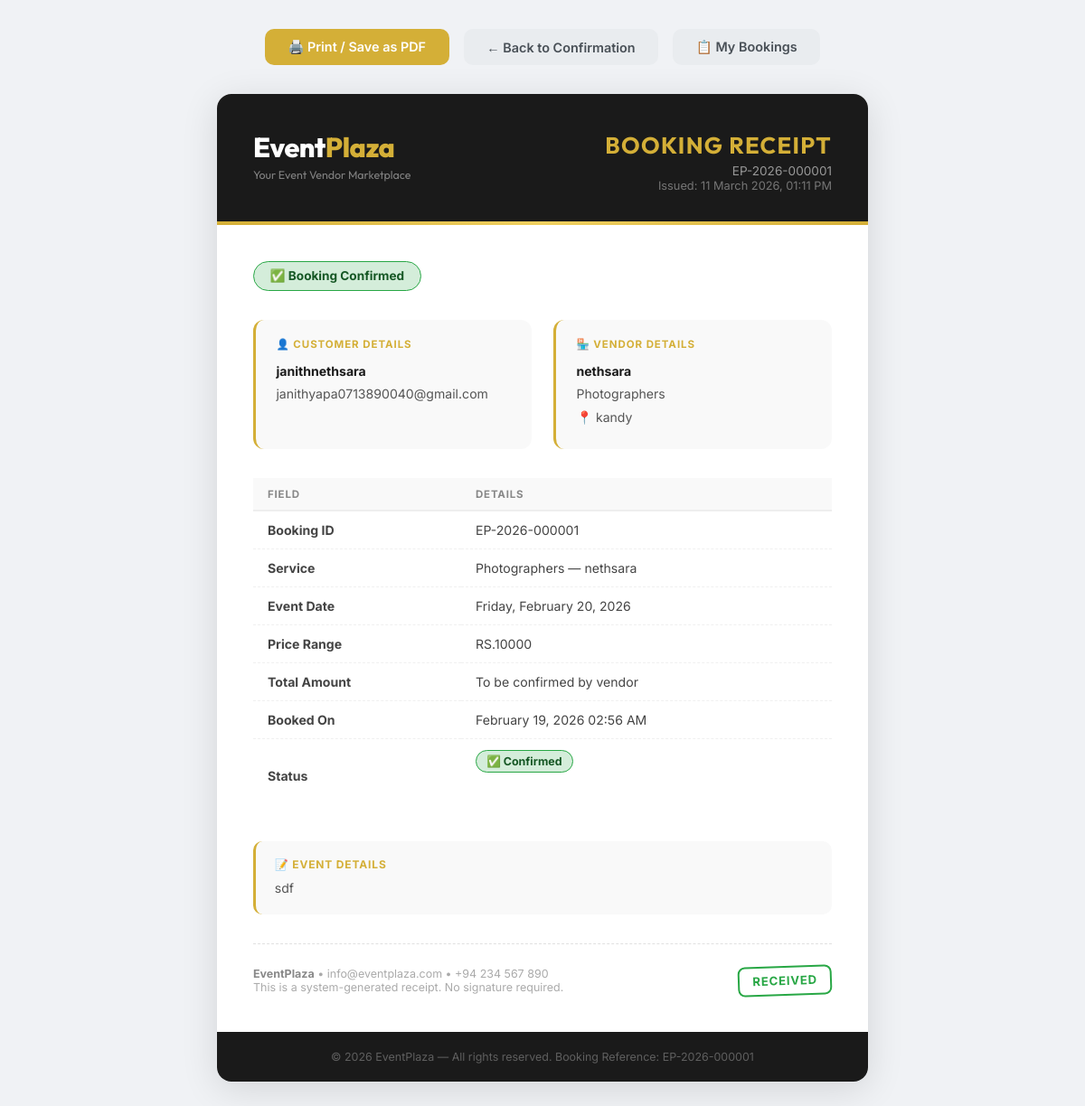
Screenshot of /receipt.php?booking_id=1 (signed in) with the database file from the repository.
### tables this page shows
CREATE TABLE `bookings` (
  `id` int(11) NOT NULL,
  `customer_id` int(11) NOT NULL,
  `vendor_id` int(11) NOT NULL,
  `event_date` date NOT NULL,
  `event_details` text DEFAULT NULL,
  `status` enum('pending','confirmed','completed','cancelled') DEFAULT 'pending',
  `total_price` decimal(10,2) DEFAULT NULL,
  `created_at` timestamp NOT NULL DEFAULT current_timestamp()
);

CREATE TABLE `users` (
  `id` int(11) NOT NULL,
  `username` varchar(50) NOT NULL,
  `email` varchar(100) NOT NULL,
  `password` varchar(255) NOT NULL,
  `role` enum('admin','vendor','customer') NOT NULL,
  `created_at` timestamp NOT NULL DEFAULT current_timestamp()
);

CREATE TABLE `vendors` (
  `id` int(11) NOT NULL,
  `user_id` int(11) NOT NULL,
  `category_id` int(11) NOT NULL,
  `business_name` varchar(100) NOT NULL,
  `description` text DEFAULT NULL,
  `price_range` varchar(50) DEFAULT NULL,
  `location` varchar(100) DEFAULT NULL,
  `profile_image` varchar(255) DEFAULT NULL,
  `is_verified` tinyint(1) DEFAULT 0,
  `availability_calendar` text DEFAULT NULL,
  `created_at` timestamp NOT NULL DEFAULT current_timestamp(),
  `phone` varchar(30) DEFAULT NULL,
  `website` varchar(255) DEFAULT NULL,
  `facebook` varchar(255) DEFAULT NULL,
  `instagram` varchar(255) DEFAULT NULL,
  `whatsapp` varchar(30) DEFAULT NULL,
  `years_exp` int(11) DEFAULT NULL,
  `events_done` int(11) DEFAULT NULL
);

CREATE TABLE `categories` (
  `id` int(11) NOT NULL,
  `name` varchar(100) NOT NULL,
  `image` varchar(255) DEFAULT NULL,
  `description` text DEFAULT NULL
);

### receipt.php (the view, shortened to what this page needs)
<?php
include 'includes/db.php';
$booking_id  = (int)$_GET['booking_id'];
$customer_id = (int)$_SESSION['user_id'];
$stmt = $pdo->prepare("
    SELECT b.*,
           v.business_name, v.location, v.price_range,
           c.name AS category_name,
           u.username AS customer_name, u.email AS customer_email
    FROM   bookings b
    JOIN   vendors   v ON b.vendor_id  = v.id
    JOIN   categories c ON v.category_id = c.id
    JOIN   users     u ON b.customer_id = u.id
    WHERE  b.id = ?
    AND   (b.customer_id = ? OR ? = 1)
");
$stmt->execute([$booking_id, $customer_id, (int)isAdmin()]);
$b = $stmt->fetch();
$receipt_no = 'EP-' . date('Y') . '-' . str_pad($booking_id, 6, '0', STR_PAD_LEFT);
$issued_on  = date('d F Y, h:i A');
?>
<!DOCTYPE html>
<html lang="en">
<head>
</head>
<body>
<div class="print-controls">
    <button onclick="window.print()" class="btn-print">
        🖨️ Print / Save as PDF
    </button>
    <a href="booking_confirm.php?booking_id=<?= $booking_id ?>" class="btn-back">
        ← Back to Confirmation
    </a>
    <a href="user/dashboard.php" class="btn-back">
        📋 My Bookings
    </a>
</div>
<div class="receipt">
    <div class="rcpt-header">
        <div class="rcpt-logo">
            Event<span>Plaza</span>
            <p>Your Event Vendor Marketplace</p>
        </div>
        <div class="rcpt-title-col">
            <div class="rcpt-title">Booking Receipt</div>
            <div class="rcpt-no"><?= $receipt_no ?></div>
            <div class="rcpt-date">Issued: <?= $issued_on ?></div>
        </div>
    </div>
    <div class="rcpt-divider"></div>
    <div class="rcpt-body">
        <?php
        $status_class = 'status-' . $b['status'];
        $status_icons = ['pending'=>'⏳','confirmed'=>'✅','completed'=>'🎉','cancelled'=>'❌'];
        $status_icon  = $status_icons[$b['status']] ?? '📋';
        ?>
        <div class="rcpt-status <?= $status_class ?>">
            <?= $status_icon ?> Booking <?= ucfirst($b['status']) ?>
        </div>
        <div class="rcpt-info-grid">
            <div class="rcpt-info-box">
                <h4>👤 Customer Details</h4>
                <p><strong><?= htmlspecialchars($b['customer_name']) ?></strong></p>
                <p><?= htmlspecialchars($b['customer_email']) ?></p>
            </div>
            <div class="rcpt-info-box">
                <h4>🏪 Vendor Details</h4>
                <p><strong><?= htmlspecialchars($b['business_name']) ?></strong></p>
                <p><?= htmlspecialchars($b['category_name']) ?></p>
                <?php if($b['location']): ?>
                <p>📍 <?= htmlspecialchars($b['location']) ?></p>
                <?php endif; ?>
            </div>
        </div>
        <table class="rcpt-table">
            <thead>
                <tr>
                    <th>Field</th>
                    <th>Details</th>
                </tr>
            </thead>
            <tbody>
                <tr>
                    <td><strong>Booking ID</strong></td>
                    <td><?= $receipt_no ?></td>
                </tr>
                <tr>
                    <td><strong>Service</strong></td>
                    <td><?= htmlspecialchars($b['category_name']) ?> — <?= htmlspecialchars($b['business_name']) ?></td>
                </tr>
                <tr>
                    <td><strong>Event Date</strong></td>
                    <td><?= date('l, F j, Y', strtotime($b['event_date'])) ?></td>
                </tr>
                <tr>
                    <td><strong>Price Range</strong></td>
                    <td><?= htmlspecialchars($b['price_range'] ?: 'To be discussed') ?></td>
                </tr>
                <tr>
                    <td><strong>Total Amount</strong></td>
                    <td><?= $b['total_price'] ? 'Rs. ' . number_format($b['total_price'], 2) : 'To be confirmed by vendor' ?></td>
                </tr>
                <tr>
                    <td><strong>Booked On</strong></td>
                    <td><?= date('F j, Y h:i A', strtotime($b['created_at'])) ?></td>
                </tr>
                <tr>
                    <td><strong>Status</strong></td>
                    <td><span class="rcpt-status <?= $status_class ?>" style="font-size:.78rem;padding:.25rem .7rem;"><?= $status_icon ?> <?= ucfirst($b['status']) ?></span></td>
                </tr>
            </tbody>
        </table>
        <?php if(!empty($b['event_details'])): ?>
        <div class="rcpt-event-box">
            <h4>📝 Event Details</h4>
            <p><?= nl2br(htmlspecialchars($b['event_details'])) ?></p>
        </div>
        <?php endif; ?>
        <div class="rcpt-footer">
            <div class="rcpt-footer-note">
                <strong>EventPlaza</strong> &bull; info@eventplaza.com &bull; +94 234 567 890<br>
                This is a system-generated receipt. No signature required.
            </div>
            <?php if($b['status'] !== 'cancelled'): ?>
            <div class="rcpt-stamp">Received</div>
            <?php else: ?>
            <div class="rcpt-stamp" style="border-color:#dc3545;color:#dc3545;">Cancelled</div>
            <?php endif; ?>
        </div>
    </div>
    <div class="rcpt-footer-bottom">
        &copy; <?= date('Y') ?> EventPlaza — All rights reserved. Booking Reference: <?= $receipt_no ?>
    </div>
</div>
</body>
</html>

### receipt.php (style rules this page uses)
* { margin:0; padding:0; box-sizing:border-box; }
body { font-family: 'Inter', sans-serif; background: #f0f2f5; color: #333; padding: 2rem; }
.print-controls { display: flex; gap: 1rem; justify-content: center; margin-bottom: 2rem; }
.print-controls button, .print-controls a { display: inline-flex; align-items: center; gap: .5rem; padding: .7rem 1.6rem; border-radius: 10px; font-size: .9rem; font-weight: 600; cursor: pointer; border: none; text-decoration: none; font-family: 'Inter', sans-serif; transition: all .2s; }
.btn-print { background: #D4AF37; color: #fff; }
.btn-back { background: #e9ecef; color: #495057; }
.receipt { max-width: 720px; margin: 0 auto; background: #fff; border-radius: 16px; box-shadow: 0 8px 40px rgba(0,0,0,0.12); overflow: hidden; }
.rcpt-header { background: #1A1A1A; padding: 2.5rem 2.5rem 2rem; display: flex; align-items: flex-start; justify-content: space-between; }
.rcpt-logo { font-family: 'Outfit', sans-serif; font-size: 1.9rem; font-weight: 800; color: #fff; letter-spacing: -0.5px; }
.rcpt-logo span { color: #D4AF37; }
.rcpt-logo p { font-size: .78rem; font-weight: 400; color: rgba(255,255,255,0.45); margin-top: .2rem; letter-spacing: 0; }
.rcpt-title-col { text-align: right; }
.rcpt-title { font-family: 'Outfit', sans-serif; font-size: 1.6rem; font-weight: 700; color: #D4AF37; text-transform: uppercase; letter-spacing: .05em; }
.rcpt-no { font-size: .85rem; color: rgba(255,255,255,0.55); margin-top: .2rem; }
.rcpt-date { font-size: .8rem; color: rgba(255,255,255,0.4); margin-top: .1rem; }
.rcpt-divider { height: 4px; background: linear-gradient(90deg, #D4AF37, #f0d060, #D4AF37); }
.rcpt-body { padding: 2.5rem; }
.rcpt-status { display: inline-flex; align-items: center; gap: .5rem; padding: .45rem 1.1rem; border-radius: 100px; font-size: .85rem; font-weight: 700; margin-bottom: 2rem; }
.status-confirmed { background: #d4edda; color: #155724; border: 1px solid #28a745; }
.rcpt-info-grid { display: grid; grid-template-columns: 1fr 1fr; gap: 1.5rem; margin-bottom: 2rem; }
.rcpt-info-box { background: #f9f9f9; border-radius: 12px; padding: 1.25rem 1.4rem; border-left: 3px solid #D4AF37; }
.rcpt-info-box h4 { font-size: .72rem; font-weight: 700; text-transform: uppercase; letter-spacing: .08em; color: #D4AF37; margin-bottom: .75rem; }
.rcpt-info-box p { font-size: .88rem; color: #555; margin-bottom: .3rem; line-height: 1.5; }
.rcpt-info-box strong { color: #1A1A1A; }
.rcpt-table { width: 100%; border-collapse: collapse; margin-bottom: 2rem; }
.rcpt-table th { text-align: left; padding: .65rem 1rem; font-size: .72rem; font-weight: 700; text-transform: uppercase; letter-spacing: .07em; color: #888; background: #f9f9f9; border-bottom: 2px solid #eee; }
.rcpt-table td { padding: .75rem 1rem; font-size: .88rem; color: #444; border-bottom: 1px dashed #f0f0f0; }
.rcpt-table tr:last-child td { border-bottom: none; }
.rcpt-event-box { background: #f9f9f9; border-radius: 10px; padding: 1.1rem 1.3rem; margin-bottom: 2rem; border-left: 3px solid #D4AF37; }
.rcpt-event-box h4 { font-size: .75rem; text-transform: uppercase; letter-spacing: .07em; color: #D4AF37; font-weight:700; margin-bottom:.5rem; }
.rcpt-event-box p { font-size: .88rem; color: #555; line-height: 1.6; }
.rcpt-footer { border-top: 1px dashed #e0e0e0; padding-top: 1.5rem; display: flex; align-items: center; justify-content: space-between; gap: 1rem; flex-wrap: wrap; }
.rcpt-footer-note { font-size: .78rem; color: #aaa; }
.rcpt-footer-note strong { color: #888; }
.rcpt-stamp { border: 2px solid #28a745; border-radius: 8px; padding: .4rem .9rem; color: #28a745; font-weight: 700; font-size: .82rem; text-transform: uppercase; letter-spacing: .06em; transform: rotate(-2deg); display: inline-block; }
.rcpt-footer-bottom { background: #1A1A1A; padding: 1.25rem 2.5rem; text-align: center; font-size: .78rem; color: rgba(255,255,255,0.3); }

### rows the page displays
bookings: status "✅", status "Confirmed", customer.username "janithnethsara", customer.email "janithyapa0713890040@gmail.com", vendor.business_name "nethsara", categories.name "Photographers", vendor.location "kandy", event_date "Friday, February 20, 2026", vendor.price_range "RS.10000", created_at "February 19, 2026 02:56 AM", event_details "sdf"

### other values shown
$receipt_no "EP-2026-000001"
